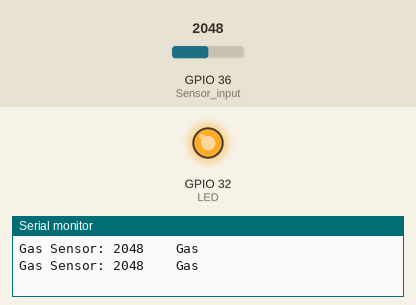
Recording of a sketch running on a simulated ESP32. Shown: output pins drawn as LEDs (lit = HIGH), the last lines printed to the serial monitor. The test bench sets the inputs (shaded band); at power-on: GPIO 36 (Sensor_input) = 2048.

Above: at 1.8 s.
1.9 s: GPIO 36 (Sensor_input) set to 1845
3.4 s: GPIO 36 (Sensor_input) set to 1741
At 4.5 s:
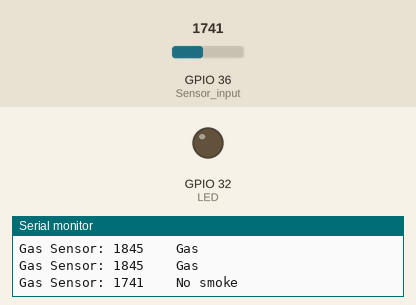
5.5 s: GPIO 36 (Sensor_input) set to 1840
At 7.2 s:
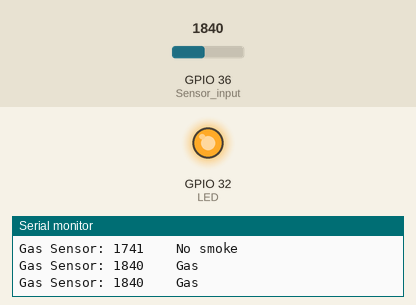
7.5 s: GPIO 36 (Sensor_input) set to 1760
At 8.8 s:
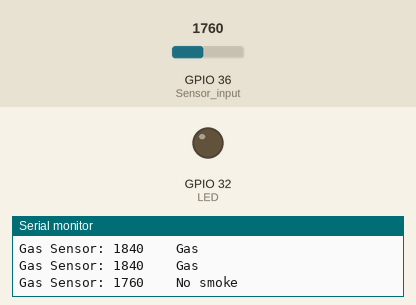
Timing chart, 0 to 10.5 s (numbered marks = the images above; inputs shaded):
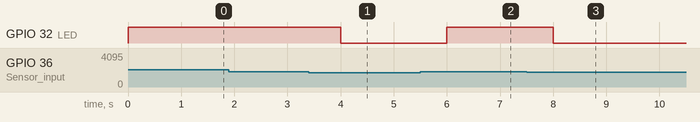

The sketch:

MQ7_test.ino
```cpp
int LED = 32;            /*LED pin defined*/
int Sensor_input = 36;    /*Digital pin 5 for sensor input*/
void setup() {
  Serial.begin(9600);  /*baud rate for serial communication*/
  pinMode(LED, OUTPUT);  /*LED set as Output*/
}
void loop() {
  int sensor_Aout = analogRead(Sensor_input);  /*Analog value read function*/
  Serial.print("Gas Sensor: ");
  Serial.print(sensor_Aout);   /*Read value printed*/
  Serial.print("\t");
  Serial.print("\t");
  if (sensor_Aout > 1800) {    /*if condition with threshold 1800*/
    Serial.println("Gas");
    digitalWrite (LED, HIGH) ; /*LED set HIGH if Gas detected */
  }
  else {
    Serial.println("No smoke");
    digitalWrite (LED, LOW) ;  /*LED set LOW if NO Gas detected */
  }
  delay(1000);                 /*DELAY of 1 sec*/
}
```

Measured:
- the behaviour switches between 1801 and 1800 on GPIO 36 (Sensor_input) (found by bisection; images 0 and 1)
- after the input at 3.4 s, GPIO 32 (LED): HIGH → LOW after 0.60 s
- after the input at 5.5 s, GPIO 32 (LED): LOW → HIGH after 0.50 s
- after the input at 7.5 s, GPIO 32 (LED): HIGH → LOW after 0.50 s
